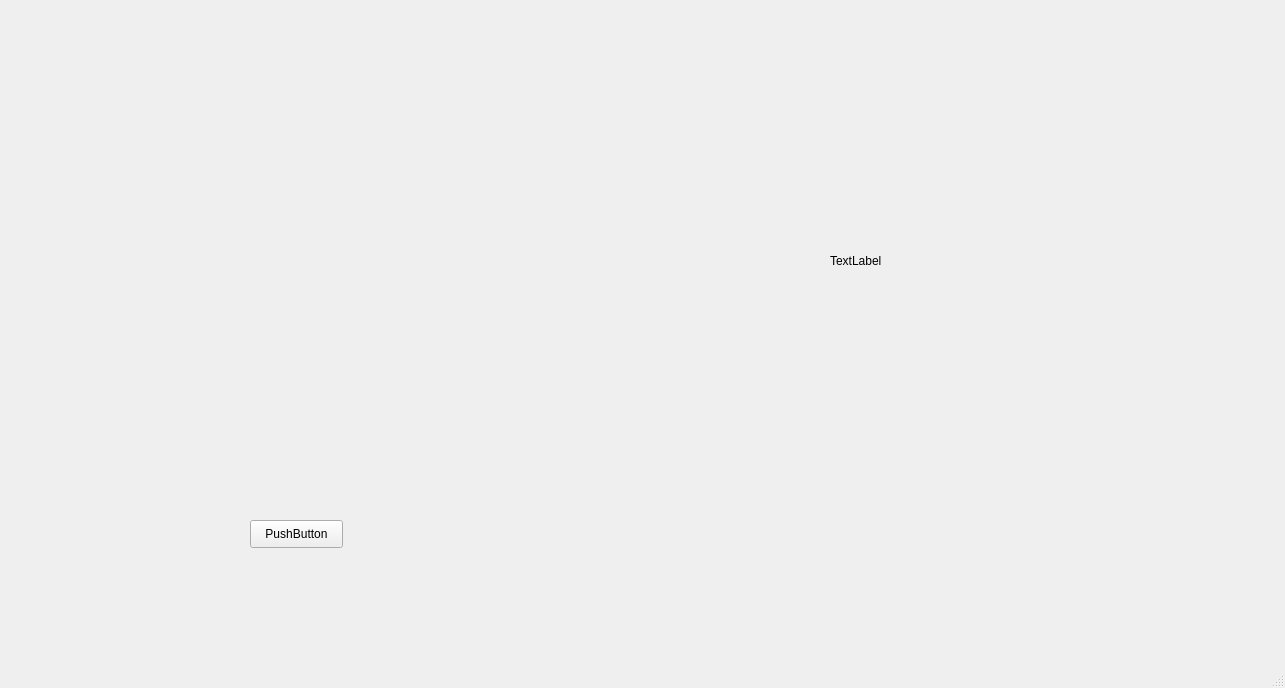
<?xml version="1.0" encoding="UTF-8"?>
<ui version="4.0">
 <class>MainWindow</class>
 <widget class="QMainWindow" name="MainWindow">
  <property name="geometry">
   <rect>
    <x>0</x>
    <y>0</y>
    <width>1285</width>
    <height>688</height>
   </rect>
  </property>
  <property name="windowTitle">
   <string>MainWindow</string>
  </property>
  <widget class="QWidget" name="centralwidget">
   <widget class="QLabel" name="label">
    <property name="geometry">
     <rect>
      <x>830</x>
      <y>0</y>
      <width>421</width>
      <height>521</height>
     </rect>
    </property>
    <property name="text">
     <string>TextLabel</string>
    </property>
   </widget>
   <widget class="QPushButton" name="pushButton">
    <property name="geometry">
     <rect>
      <x>250</x>
      <y>520</y>
      <width>93</width>
      <height>28</height>
     </rect>
    </property>
    <property name="text">
     <string>PushButton</string>
    </property>
   </widget>
  </widget>
  <widget class="QMenuBar" name="menubar">
   <property name="geometry">
    <rect>
     <x>0</x>
     <y>0</y>
     <width>1285</width>
     <height>23</height>
    </rect>
   </property>
  </widget>
  <widget class="QStatusBar" name="statusbar"/>
 </widget>
 <resources/>
 <connections/>
</ui>
